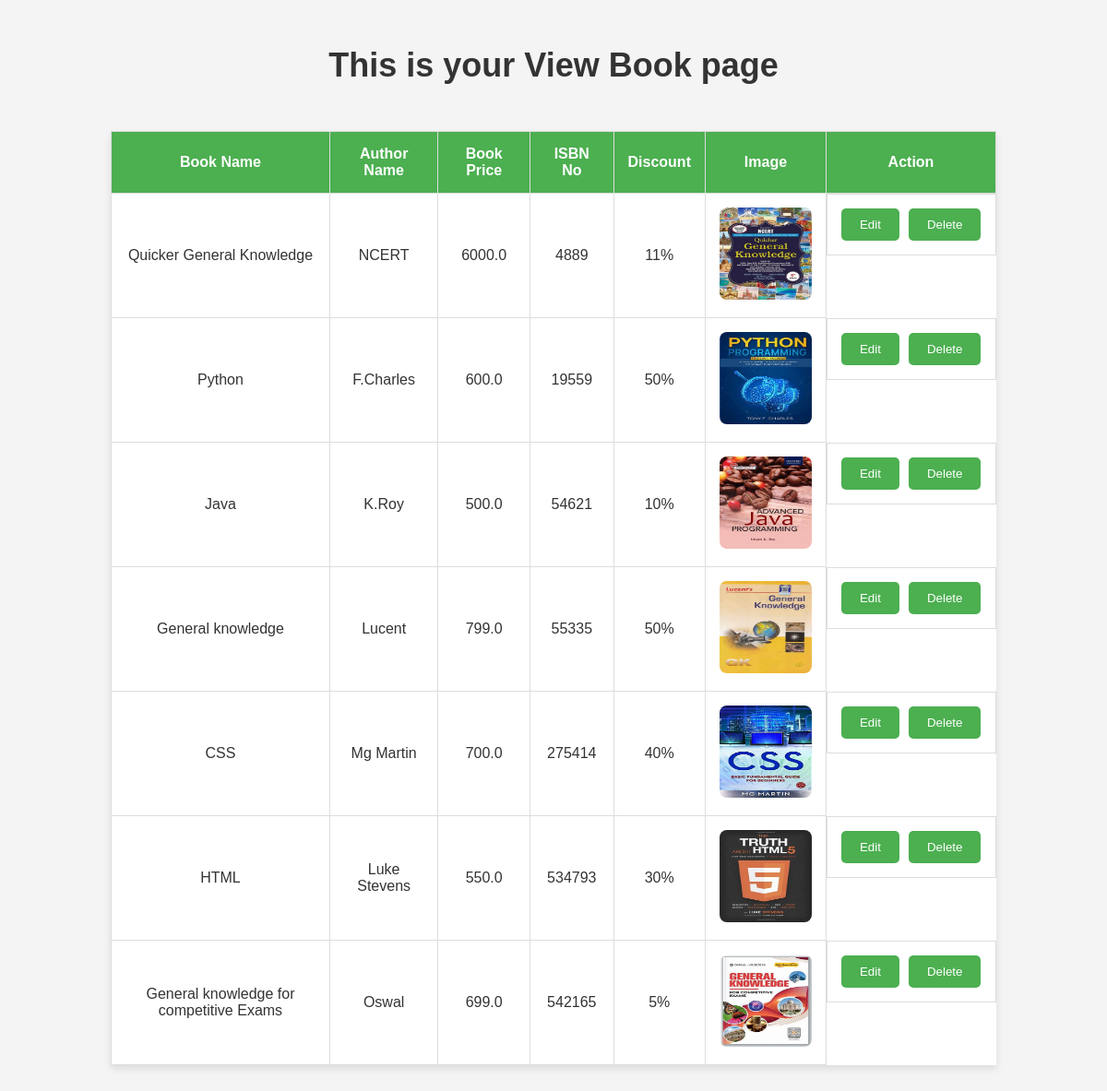
Before: /pub_home/viewbook with the older database file.
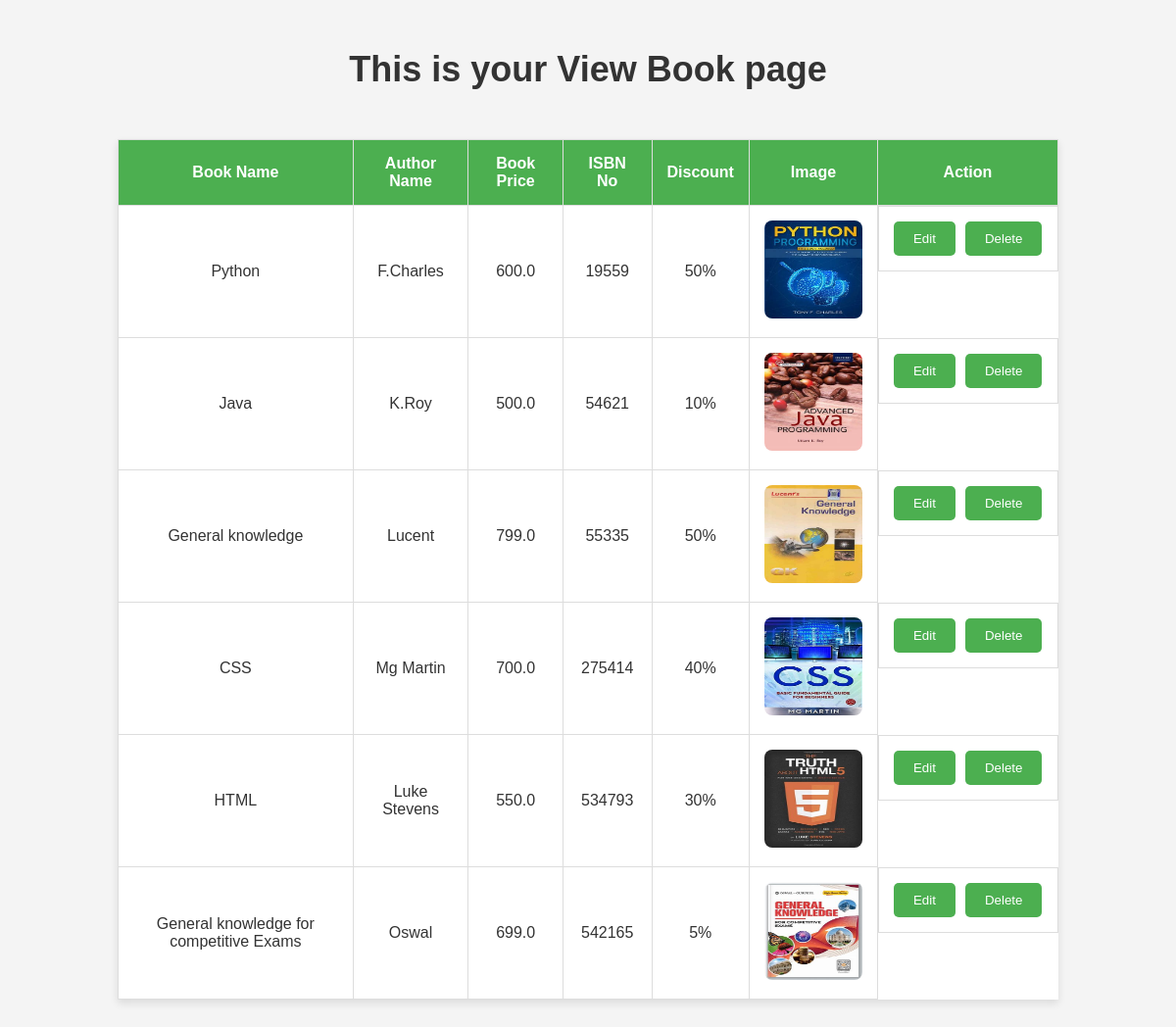
After: the same page with the newer database file.
### publisher/models.py (models this page shows, shortened)
class Add_Book(models.Model):
    c_name=models.ForeignKey(Catagory,on_delete=models.CASCADE)
    bookname=models.CharField(max_length=50)
    authorname=models.CharField(max_length=50)
    isbn=models.IntegerField(primary_key=True)
    price=models.FloatField()
    discount=models.IntegerField()
    bookdoc=models.ImageField(upload_to='Book_Image/')
    review = models.TextField(null=True, blank=True)

### publisher/views.py (the view, shortened to what this page needs)
# urls.py: path('viewbook',pviews.viewbook,name='viewbook'),
def viewbook(request):
    ob=Add_Book.objects.all()
    return render(request,'viewbook.html',{'bookdata':ob})

### publisher/templates/viewbook.html (shortened to what this page needs)
<!DOCTYPE html>
<html lang="en">
<head>
</head>
<body>
    <h1>This is your View Book page</h1>
    <table>
        <tr>
            <th>Book Name</th>
            <th>Author Name</th>
            <th>Book Price</th>
            <th>ISBN No</th>
            <th>Discount</th>
            <th>Image</th>
            <th>Action</th>
        </tr>
        {% for data in bookdata %}
            <form method="post">
                <tr>
                    <td>{{ data.bookname }}</td>
                    <td>{{ data.authorname }}</td>
                    <td>{{ data.price }}</td>
                    <td>{{ data.isbn }}</td>
                    <td>{{ data.discount }}%</td>
                    <td><img src="{{ data.bookdoc.url }}" height="100px" width="100px" alt="Book Image"></td>
                    <td class="book-actions">
                        <input type="submit" value="Edit" name="btn" class="edit-btn">
                        <input type="submit" value="Delete" name="btn">
                    </td>
                </tr>
            </form>
        {% endfor %}
    </table>
</body>
</html>

### publisher/templates/viewbook.html (style rules this page uses)
body { font-family: Arial, sans-serif; background-color: #f4f4f4; margin: 0; padding: 0; }
h1 { text-align: center; margin-top: 50px; font-size: 36px; color: #333; }
table { width: 80%; margin: 50px auto; border-collapse: collapse; background-color: #fff; box-shadow: 0 4px 8px rgba(0, 0, 0, 0.1); }
th, td { padding: 15px; text-align: center; border: 1px solid #ddd; }
th { background-color: #4CAF50; color: white; }
td { font-size: 16px; color: #333; }
td img { border-radius: 8px; transition: transform 0.3s; }
.edit-btn { background-color: #4CAF50; transition: background-color 0.3s; }
form { margin: 0; padding: 0; }
.book-actions { display: flex; gap: 10px; justify-content: center; }
.book-actions input[type="submit"] { padding: 10px 20px; background-color: #4CAF50; border: none; color: white; cursor: pointer; border-radius: 5px; }

Changed rows visible on the page:
removed Add_Book: bookname "Quicker General Knowledge", authorname "NCERT", price "6000.0", isbn "4889", discount "11", bookdoc (picture)
